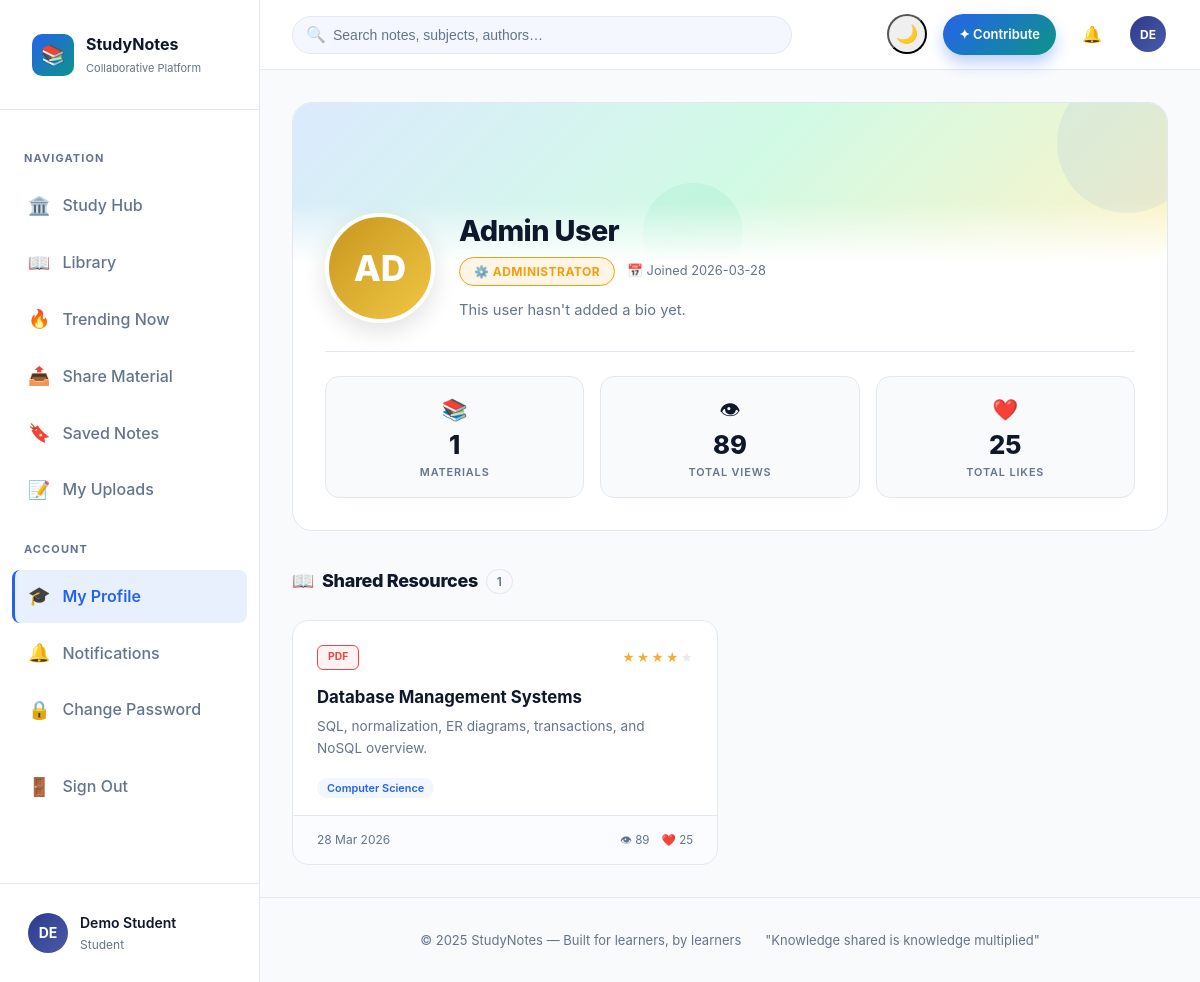
The app's page /profile/1 (signed in), older data.
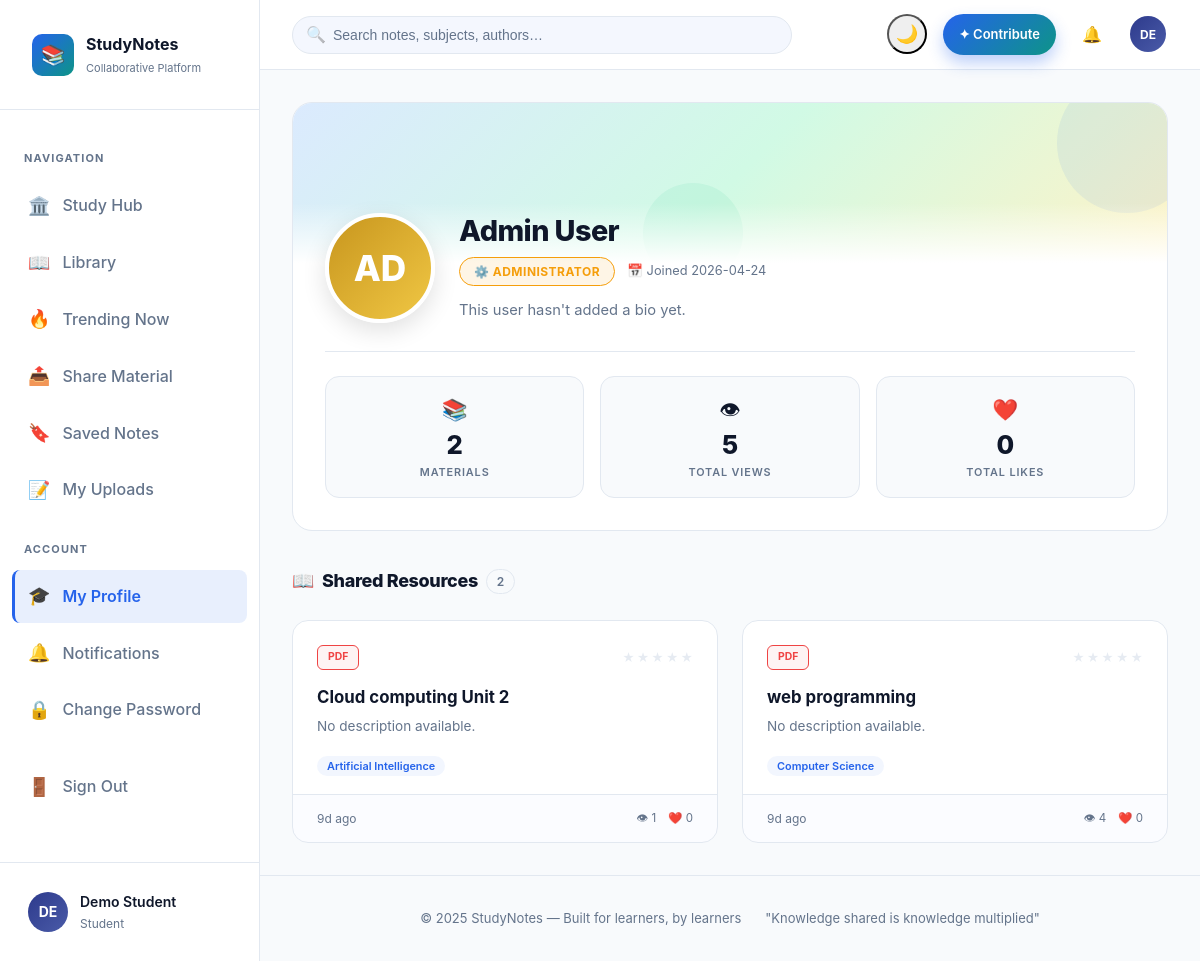
The same page, newer data.
### tables this page shows
CREATE TABLE users (
    id            INTEGER PRIMARY KEY AUTOINCREMENT,
    name          TEXT    NOT NULL,
    email         TEXT    NOT NULL UNIQUE,
    password_hash TEXT    NOT NULL,
    role          TEXT    NOT NULL DEFAULT 'student',  -- 'student' | 'admin'
    bio           TEXT    DEFAULT '',
    avatar        TEXT    DEFAULT '',          -- initials used in UI
    is_blocked    INTEGER DEFAULT 0,
    last_login    TEXT    DEFAULT NULL,
    created_at    TEXT    NOT NULL DEFAULT (strftime('%Y-%m-%dT%H:%M:%S','now'))
);

CREATE TABLE notes (
    id          INTEGER PRIMARY KEY AUTOINCREMENT,
    user_id     INTEGER NOT NULL REFERENCES users(id) ON DELETE CASCADE,
    title       TEXT    NOT NULL,
    subject     TEXT    NOT NULL DEFAULT '',
    description TEXT    DEFAULT '',
    tags        TEXT    DEFAULT '',           -- comma-separated
    filename    TEXT    DEFAULT NULL,         -- saved file on disk
    file_type   TEXT    DEFAULT NULL,         -- pdf, doc, txt â€¦
    file_size   INTEGER DEFAULT 0,           -- bytes
    views       INTEGER DEFAULT 0,
    likes       INTEGER DEFAULT 0,
    downloads   INTEGER DEFAULT 0,
    is_deleted  INTEGER DEFAULT 0,
    created_at  TEXT    NOT NULL DEFAULT (strftime('%Y-%m-%dT%H:%M:%S','now'))
);

### app.py (the view)
@app.route('/profile')
@app.route('/profile/<int:user_id>')
@login_required
def profile(user_id=None):
    if user_id is None:
        user_id = session['user_id']
    user = query("SELECT * FROM users WHERE id=?", (user_id,), one=True)
    if not user:
        abort(404)
    user_notes = query(
        "SELECT n.*, "
        "(SELECT COALESCE(AVG(stars),0) FROM ratings WHERE note_id=n.id) as avg_rating "
        "FROM notes n WHERE n.user_id=? AND n.is_deleted=0 ORDER BY n.created_at DESC",
        (user_id,)
    )
    total_views = sum(n['views'] for n in user_notes)
    total_likes = sum(n['likes'] for n in user_notes)
    return render_template('profile.html',
        profile_user=user, user_notes=user_notes,
        total_views=total_views, total_likes=total_likes)

### app.py (called while the page is built)
def get_db():
    if 'db' not in g:
        g.db = sqlite3.connect(DATABASE)
        g.db.row_factory = sqlite3.Row   # dict-style rows
        g.db.execute("PRAGMA foreign_keys = ON")
        g.db.execute("PRAGMA journal_mode = WAL")
    return g.db

def query(sql, args=(), one=False):
    cur = get_db().execute(sql, args)
    rows = cur.fetchall()
    return (rows[0] if rows else None) if one else rows

def login_required(f):
    @wraps(f)
    def decorated(*args, **kwargs):
        if 'user_id' not in session:
            flash('Please sign in to continue.', 'warning')
            return redirect(url_for('login', next=request.path))
        return f(*args, **kwargs)
    return decorated

@app.context_processor
def inject_globals():
    user = None
    if 'user_id' in session:
        user = query("SELECT * FROM users WHERE id = ?", (session['user_id'],), one=True)
    notif_count = 0
    if user:
        notif_count = query(
            "SELECT COUNT(*) as c FROM notifications WHERE user_id=? AND read=0",
            (user['id'],), one=True
        )['c']
    return dict(current_user=user, notif_count=notif_count)

### templates/profile.html (shortened to what the changed rows need)
{% extends "base.html" %}
{% block content %}
<div class="card" style="margin-bottom: 36px; border-radius: 20px; overflow: hidden;">
  <div style="padding: 0 32px 32px;">
    <div style="display: flex; align-items: flex-end; gap: 24px; margin-top: -50px; margin-bottom: 28px; flex-wrap: wrap;">
      <div style="width: 110px; height: 110px; border-radius: 50%; display: flex; align-items: center; justify-content: center;
                  color: white; font-size: 2.2rem; font-weight: 800; flex-shrink: 0; position: relative; z-index: 2;
                  border: 4px solid var(--clr-fg);
                  background: linear-gradient(135deg, {{ '#c8961e, #f0c744' if profile_user.role=='admin' else '#2d3a8c, #4a5ba8' }});
                  box-shadow: 0 8px 24px rgba(0,0,0,0.12);">
        {{ profile_user.name[:2].upper() }}
      </div>
      <div style="flex: 1; min-width: 220px; z-index: 2;">
        <h1 style="font-size: 1.8rem; margin-bottom: 8px; color: var(--clr-text); font-weight: 800; line-height: 1.2;">
          {{ profile_user.name }}
        </h1>
        <div style="display: flex; align-items: center; gap: 12px; flex-wrap: wrap; margin-bottom: 12px;">
          <span style="display: inline-flex; align-items: center; gap: 5px; padding: 4px 14px; border-radius: 20px; font-size: 0.75rem; font-weight: 700; text-transform: uppercase; letter-spacing: 0.04em;
                       background: {{ 'rgba(245,158,11,0.1)' if profile_user.role=='admin' else 'rgba(37,99,235,0.08)' }};
                       color: {{ 'var(--clr-accent)' if profile_user.role=='admin' else 'var(--clr-primary)' }};
                       border: 1px solid currentColor;">
            {{ '⚙️' if profile_user.role=='admin' else '🎓' }}
            {{ 'Administrator' if profile_user.role=='admin' else 'Student' }}
          </span>
          <span style="display: inline-flex; align-items: center; gap: 5px; font-size: 0.8rem; color: var(--clr-text-soft);">
            📅 Joined {{ profile_user.created_at[:10] }}
          </span>
        </div>
        <p style="color: var(--clr-text-soft); font-size: 0.92rem; line-height: 1.7; max-width: 550px;">
          {{ profile_user.bio or 'This user hasn\'t added a bio yet.' }}
        </p>
      </div>
    </div>
    <div style="display: grid; grid-template-columns: repeat(auto-fit, minmax(140px, 1fr)); gap: 16px;
                border-top: 1px solid var(--clr-border); padding-top: 24px;">
      {% for val, lbl, icon, color in [
          (user_notes|length, 'Materials', '📚', 'var(--clr-secondary)'),
          (total_views, 'Total Views', '👁', 'var(--clr-primary)'),
          (total_likes, 'Total Likes', '❤️', '#ef4444')
      ] %}
      <div style="text-align: center; padding: 16px; border-radius: 14px; background: var(--clr-bg);
                  border: 1px solid var(--clr-border); transition: all 0.25s ease;"
           onmouseover="this.style.borderColor='{{ color }}'; this.style.transform='translateY(-3px)'; this.style.boxShadow='0 8px 20px rgba(0,0,0,0.06)'"
           onmouseout="this.style.borderColor='var(--clr-border)'; this.style.transform='translateY(0)'; this.style.boxShadow='none'">
        <div style="font-size: 1.3rem; margin-bottom: 6px;">{{ icon }}</div>
        <div style="font-size: 1.6rem; font-weight: 800; color: var(--clr-text); line-height: 1;">{{ val }}</div>
        <div style="font-size: 0.68rem; color: var(--clr-text-soft); text-transform: uppercase; letter-spacing: 0.08em; margin-top: 6px; font-weight: 600;">{{ lbl }}</div>
      </div>
      {% endfor %}
    </div>
  </div>
</div>
<div class="s-hdr">
  <span class="s-tit" style="display: flex; align-items: center; gap: 8px;">
    <span style="color: var(--clr-primary);">📖</span> Shared Resources
    <span style="font-size: 0.75rem; font-weight: 600; color: var(--clr-text-soft); padding: 2px 10px; background: var(--clr-bg); border-radius: 20px; border: 1px solid var(--clr-border);">
      {{ user_notes|length }}
    </span>
  </span>
</div>
<div class="notes-g">
  {% for n in user_notes %}
  {% set ext = n.file_type or 'txt' %}
  {% set nc_colors = {'pdf':'#ef4444','doc':'#3b82f6','docx':'#3b82f6',
                      'txt':'#10b981','ppt':'#f59e0b','pptx':'#f59e0b',
                      'png':'#8b5cf6','jpg':'#8b5cf6'} %}
  <a class="nc" href="{{ url_for('note_detail', note_id=n.id) }}"
     style="--sc-c:{{ nc_colors.get(ext, 'var(--clr-primary)') }};">
    <div class="nc-bod">
      <div style="display: flex; justify-content: space-between; align-items: center; margin-bottom: 16px;">
        <span style="color: {{ nc_colors.get(ext, 'var(--clr-primary)') }}; font-weight: 700; font-size: 0.65rem;
                     text-transform: uppercase; border: 1.5px solid currentColor; padding: 3px 10px; border-radius: 6px;
                     background: {{ nc_colors.get(ext, 'var(--clr-primary)') }}10;">
          {{ ext.upper() }}
        </span>
        <div class="stars sm" style="opacity: 0.85;">
          {% for i in range(1,6) %}
          <span class="star {% if i <= (n.avg_rating|round|int) %}on{% endif %}">★</span>
          {% endfor %}
        </div>
      </div>
      <div class="nc-tit">{{ n.title }}</div>
      <div style="color: var(--clr-text-soft); font-size: 0.85rem; line-height: 1.6; margin-bottom: 14px;
                  display: -webkit-box; -webkit-line-clamp: 2; -webkit-box-orient: vertical; overflow: hidden;">
        {{ n.description or 'No description available.' }}
      </div>
      {% if n.subject %}
      <div style="margin-top: auto;">
        <span style="font-size: 0.68rem; color: var(--clr-primary); background: rgba(37,99,235,0.06);
                     padding: 3px 10px; border-radius: 20px; font-weight: 600;">
          {{ n.subject }}
        </span>
      </div>
      {% endif %}
    </div>
    <div class="nc-ft">
      <span style="font-size: 0.75rem; color: var(--clr-text-soft);">{{ n.created_at|timeago }}</span>
      <div style="display: flex; gap: 12px; font-size: 0.72rem; color: var(--clr-text-soft);">
        <span title="Views">👁 {{ n.views }}</span>
        <span title="Likes">❤️ {{ n.likes }}</span>
      </div>
    </div>
  </a>
  {% endfor %}
</div>
{% endblock %}

Row changes from the older to the newer data that the page shows:
removed notes: upper "PDF", title "Database Management Systems", description "SQL, normalization, ER diagrams, transactions, and NoSQL overview.", subject "Computer Science", created_at "28 Mar 2026", views "89", likes "25"
changed users "AD": created_at "2026-03-28" → "2026-04-24"
now on this page (row edited): notes: upper "PDF", title "Cloud computing Unit 2", description "No description available.", subject "Artificial Intelligence", created_at "9d ago", views "1", likes "0"
now on this page (row edited): notes: upper "PDF", title "web programming", description "No description available.", subject "Computer Science", created_at "9d ago", views "4", likes "0"
Text that changed along with them:
{{ user_notes|length }}: "1" → "2"
new list line: "📚 2 MATERIALS"
new list line: "👁 5 TOTAL VIEWS"
new list line: "❤️ 0 TOTAL LIKES"
list line gone: "📚 1 MATERIALS"
list line gone: "👁 89 TOTAL VIEWS"
list line gone: "❤️ 25 TOTAL LIKES"
